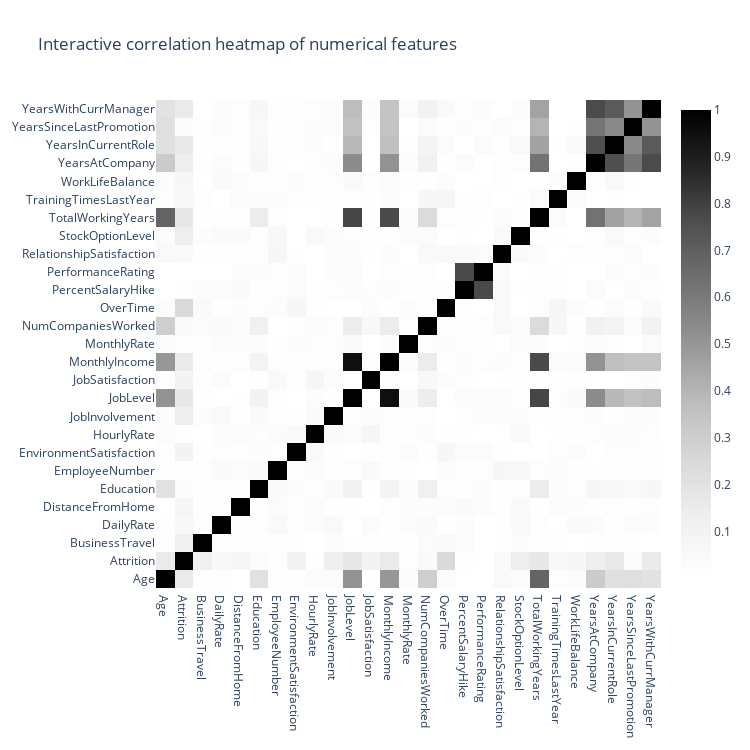

Notebook code cell kept with this figure:
### Code cell
trace = go.Heatmap(
    z=np.abs(corr.values),
    x=corr.columns.values,
    y=corr.columns.values,
    colorscale="greys"
)
fig = go.Figure(data=trace)
fig.update_layout(
    title="Interactive correlation heatmap of numerical features",
    autosize=False,
    width=750,
    height=750
)
fig.show()

### Figure 1 — Plotly figure (JSON) as saved in the notebook; plotly's stock layout.template omitted (floating-point values rounded to 4 significant figures; data arrays with more than 128 entries replaced by an {"elided": "..."} marker saying what was removed)
{"data": [{"colorscale": [[0, "rgb(255,255,255)"], [0.125, "rgb(240,240,240)"], [0.25, "rgb(217,217,217)"], [0.375, "rgb(189,189,189)"], [0.5, "rgb(150,150,150)"], [0.625, "rgb(115,115,115)"], [0.75, "rgb(82,82,82)"], [0.875, "rgb(37,37,37)"], [1, "rgb(0,0,0)"]], "type": "heatmap", "x": ["Age", "Attrition", "BusinessTravel", "DailyRate", "DistanceFromHome", "Education", "EmployeeNumber", "EnvironmentSatisfaction", "HourlyRate", "JobInvolvement", "JobLevel", "JobSatisfaction", "MonthlyIncome", "MonthlyRate", "NumCompaniesWorked", "OverTime", "PercentSalaryHike", "PerformanceRating", "RelationshipSatisfaction", "StockOptionLevel", "TotalWorkingYears", "TrainingTimesLastYear", "WorkLifeBalance", "YearsAtCompany", "YearsInCurrentRole", "YearsSinceLastPromotion", "YearsWithCurrManager"], "y": ["Age", "Attrition", "BusinessTravel", "DailyRate", "DistanceFromHome", "Education", "EmployeeNumber", "EnvironmentSatisfaction", "HourlyRate", "JobInvolvement", "JobLevel", "JobSatisfaction", "MonthlyIncome", "MonthlyRate", "NumCompaniesWorked", "OverTime", "PercentSalaryHike", "PerformanceRating", "RelationshipSatisfaction", "StockOptionLevel", "TotalWorkingYears", "TrainingTimesLastYear", "WorkLifeBalance", "YearsAtCompany", "YearsInCurrentRole", "YearsSinceLastPromotion", "YearsWithCurrManager"], "z": {"elided": "27x27 float values"}}], "layout": {"autosize": false, "height": 750, "title": {"text": "Interactive correlation heatmap of numerical features"}, "width": 750}}
